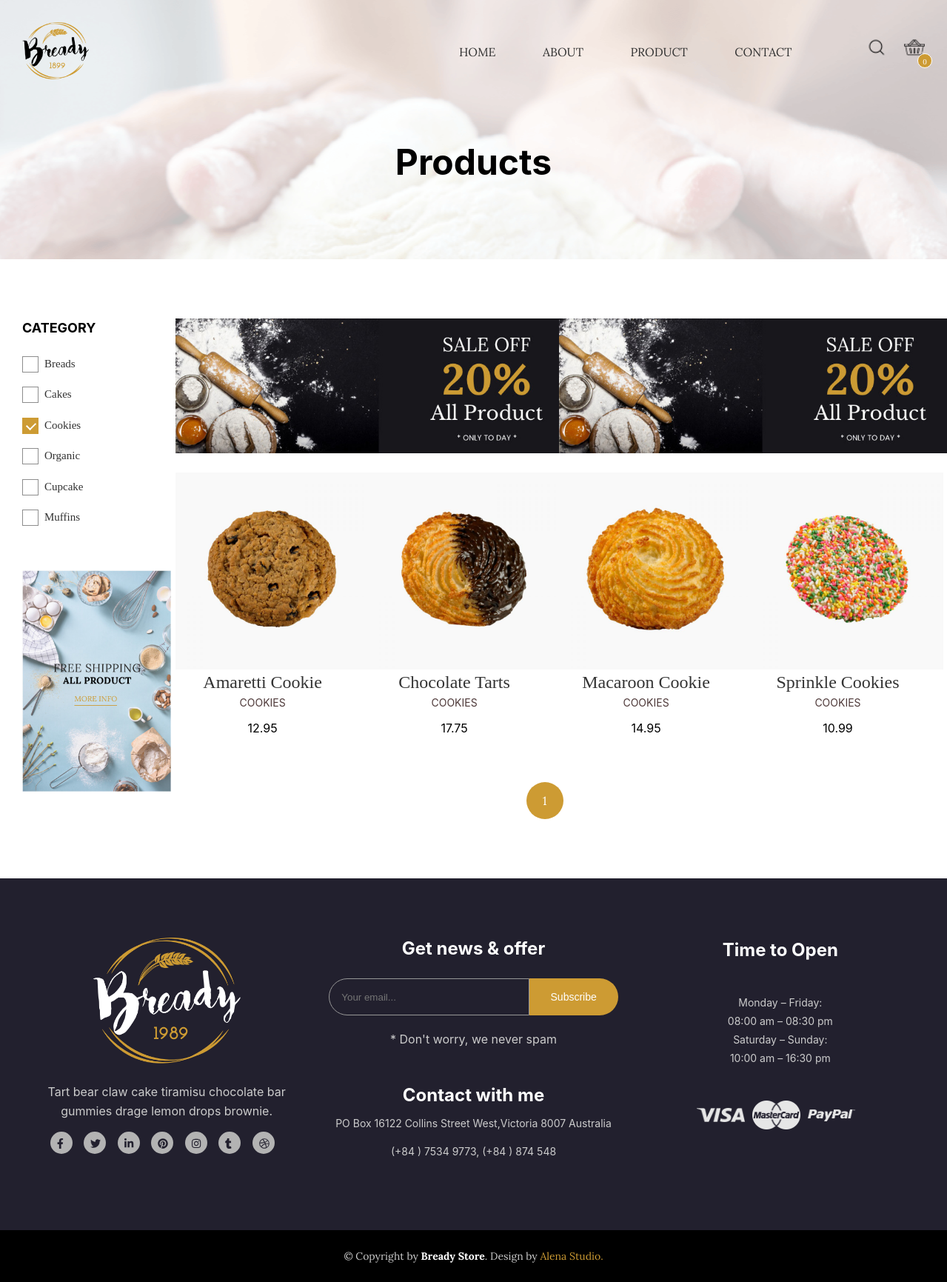
Page /?pages=products&cate=3 on the committed database.
### tables this page shows
CREATE TABLE `brand` (
  `id` int(11) NOT NULL,
  `brandName` varchar(50) NOT NULL,
  `status` tinyint(4) NOT NULL DEFAULT 1
);

CREATE TABLE `products` (
  `id` int(11) NOT NULL,
  `brandid` int(11) NOT NULL,
  `name` varchar(100) NOT NULL,
  `price` float NOT NULL,
  `image` varchar(500) NOT NULL,
  `quality` int(11) NOT NULL,
  `description` text NOT NULL,
  `status` tinyint(4) NOT NULL DEFAULT 1,
  `hot` tinyint(4) NOT NULL DEFAULT 0
);

### view/products.php (the view, shortened to what this page needs)
<?php
    $sql="Select p.*,b.brandName from products as p, brand as b where b.id=p.brandid and p.status=1";
    $sqlCate="Select * from brand where status=1";
    $categories=$conn->query($sqlCate);
    $pages='products';
    if(isset($_GET['cate'])){
        $categoryId=$_GET['cate'];
        $sql.=" and p.brandid=".$categoryId;
        $pages='products&cate='.$categoryId;
    }elseif (isset($_GET['keyword'])){
        $keyword=$_GET['keyword'];
        $sql.=" and p.name like '%".$keyword."%'";
        $pages='products&keyword='.$keyword;
    }
    $page=1;
    $numberPro=12;
    $from=($page-1)*$numberPro;
    $totalPro=$conn->query($sql);
    $totalPro=ceil(mysqli_num_rows($totalPro)/$numberPro);
    $sql.=" limit $from,$numberPro";
    $result=$conn->query($sql);
?>
<div class="product__main">
    <div class="container">
        <div class="row">
            <div class="col l-2 m-0 c-0">
                <div class="product__filter">
                    <h3>Category</h3>
                    <ul class="product__cate-list">
                        <?php foreach ($categories as $category):?>
                            <li class="product__cate-item <?=(isset($_GET['cate']) && $_GET['cate']==$category['id'])?'current-cate':''?>">
                                <a href="?pages=products&cate=<?=$category['id']?>" class="cate-name"><?=$category['brandName']?></a>
                            </li>
                        <?php endforeach;?>
                    </ul>
                </div>
                <div class="product__adventage">
                    <img src="./images/views/widget-ads.jpg" alt="" class="product__adventage-img">
                </div>
            </div>
            <div class="col l-10 m-12 c-12">
                <div class="product__banner">
                    <div class="row">
                        <div class="col l-6 m-6">
                            <a href="" class="product__colection">
                                <img src="./images/views/product-1.jpg" alt="" class="product__colection-img">
                            </a>
                        </div>
                        <div class="col l-6 m-6">
                            <a href="" class="product__colection">
                                <img src="./images/views/product-1.jpg" alt="" class="product__colection-img">
                            </a>
                        </div>
                    </div>
                </div>
                <div class="row product">
                    <?php if(mysqli_fetch_array($result) !=null) :?>
                        <?php foreach ($result as $item) :?>
                        <div class="col l-3 m-4 c-6">
                            <div class="product-item">
                                <div class="product-thumbnail">
                                </div>
                                <div class="product-content">
                                    <a href="?pages=detail&id=<?=$item['id']?>" class="product-title"><?=$item['name']?></a>
                                    <p class="product-category"><?=$item['brandName']?></p>
                                    <p class="product-price"><?=$item['price']?></p>
                                </div>
                            </div>
                        </div>
                        <?php endforeach;?>
                    <?php endif;?>
                </div>
                <div class="product__pagination">
                    <ul class="product__pagination-list">
                        <?php for ($i=1;$i<=$totalPro;$i++) :?>
                            <li class="product__pagination-item <?= (empty($_GET['page']) && $i==1) || (isset($_GET['page']) && $_GET['page']==$i) ? 'active-page':''?>">
                                <a href="?pages=<?=$pages?>&page=<?=$i?>" class="product__pagination-link"><?=$i?></a>
                            </li>
                        <?php endfor;?>
                    </ul>
                </div>
            </div>
        </div>
    </div>
</div>

### css/main.css (style rules this page uses)
:root { --black-color:#000000; --white-color:#ffffff; --footer-color:#22202e; --button-color:#cd9b33; --info-color:#c7c7c7; --max-width: 1170px; }
a { text-decoration: none; }
ul>li { list-style: none; }
h3 { font-family: "Kaushan Script", cursive; font-size:48px; font-weight:400; color: var(--black-color); margin-bottom: 10px; }
p { font-size: 20px; font-weight: 400; color: #000; font-family: BlinkMacSystemFont,"Lora", serif; margin-bottom: 10px; line-height: 1.6em; }
a { color:inherit; }

### css/styles.css (style rules this page uses)
* { padding: 0; margin: 0; box-sizing: border-box; }
html { font-size:14px; }
body { background-color:var(--white-color); font-family: BlinkMacSystemFont "Lora", serif; font-size: 14px; line-height: 1.42857143; color: #333; overflow-x: hidden; overflow-y: scroll; scroll-behavior: smooth; }
.container { padding: 0 30px; margin:0 auto; width: 100%; }
.product-item { height:auto; margin-bottom: 20px; position: relative; }
.product-title { font-size: 24px; color: var(--block-color); }
.product-category { text-transform: uppercase; color: #4e3939; font-size: 14px; }
.product-price { font-size:16px; }
.history,.product__main { padding:80px 0 40px; }
.product-thumbnail { width:260px; overflow: hidden; position: relative; }
.product-content { text-align: center; }
.product__filter { min-width: 280px; flex:0; }
.product__filter h3 { text-transform: uppercase; margin-bottom: 25px; font-weight: 700; font-size: 18px; line-height: 26px; font-family: BlinkMacSystemFont,"Lora", serif; }
.product__cate-list { margin-bottom: 20px; padding-bottom:20px; }
.product__cate-item { margin-bottom:20px }
.cate-name { position: relative; display: block; padding-left: 30px; font-size: 15px; color: #313131; }
.cate-name::before { display: inline-block; position: absolute; top: 0; left: 0; content: ''; width: 20px; height: 20px; border: solid 1px #8d8d8d; }
.cate-name::after { content: ''; display: inline-block; position: absolute; top: 4px; left: 8px; color: #fff; width: 6px; height: 10px; border-right: 2px solid #fff; border-bottom: 2px solid #fff; transform: rotate(45deg); opacity: 0; }
.current-cate > .cate-name::before { background-color: var(--button-color); border-color: var(--button-color); }
.current-cate > .cate-name::after { opacity: 10; }
.product__adventage-img { width: 201px; }
.product__banner { margin-bottom: 20px; }
.product__colection { overflow: hidden; }
.product__colection-img { max-width:560px; transition: all 0.8s cubic-bezier(0.7, 0, 0.3, 1); }
.product__pagination { text-align: center; padding: 40px; z-index: 1; }
.product__pagination-list { display:inline-block; }
.product__pagination-list > li { display: inline-block; margin-right: 15px; text-align: center; }
.product__pagination-link { padding: 0 17px; position: relative; display: inline-block; z-index: 30; font-family: "Lora", serif; font-size: 16px; color: #313131; line-height: 50px; border-radius: 0; border: none; background-color: transparent !important; }
.product__pagination-link::before { content: ''; position: absolute; top: 50%; left: 50%; width: 50px; height: 50px; background-color: #e4e4e4; transform: translate(-50%, -50%); border-radius: 50%; z-index: -2; }
.product__pagination-link::after { width: 45px; height: 45px; background-color: var(--button-color); z-index: -1; visibility: hidden; opacity: 0; content: ''; position: absolute; top: 50%; left: 50%; transform: translate(-50%, -50%); border-radius: 50%; }
.active-page { border:none; }
.active-page > .product__pagination-link { color: var(--white-color); }
.active-page > .product__pagination-link::before { background-color: var(--button-color); }
.active-page > .product__pagination-link::after { opacity: 1; visibility: visible; }

### rows in the picture
brand: brandName "Breads"
brand: brandName "Cakes"
brand: brandName "Cookies"
brand: brandName "Organic"
brand: brandName "Cupcake"
brand: brandName "Muffins"
products: name "Amaretti Cookie", brandid.brandName "COOKIES", price "12.95"
products: name "Chocolate Tarts", brandid.brandName "COOKIES", price "17.75"
products: name "Macaroon Cookie", brandid.brandName "COOKIES", price "14.95"
products: name "Sprinkle Cookies", brandid.brandName "COOKIES", price "10.99"

### other values in the picture
$_GET['pages'] "Products"
